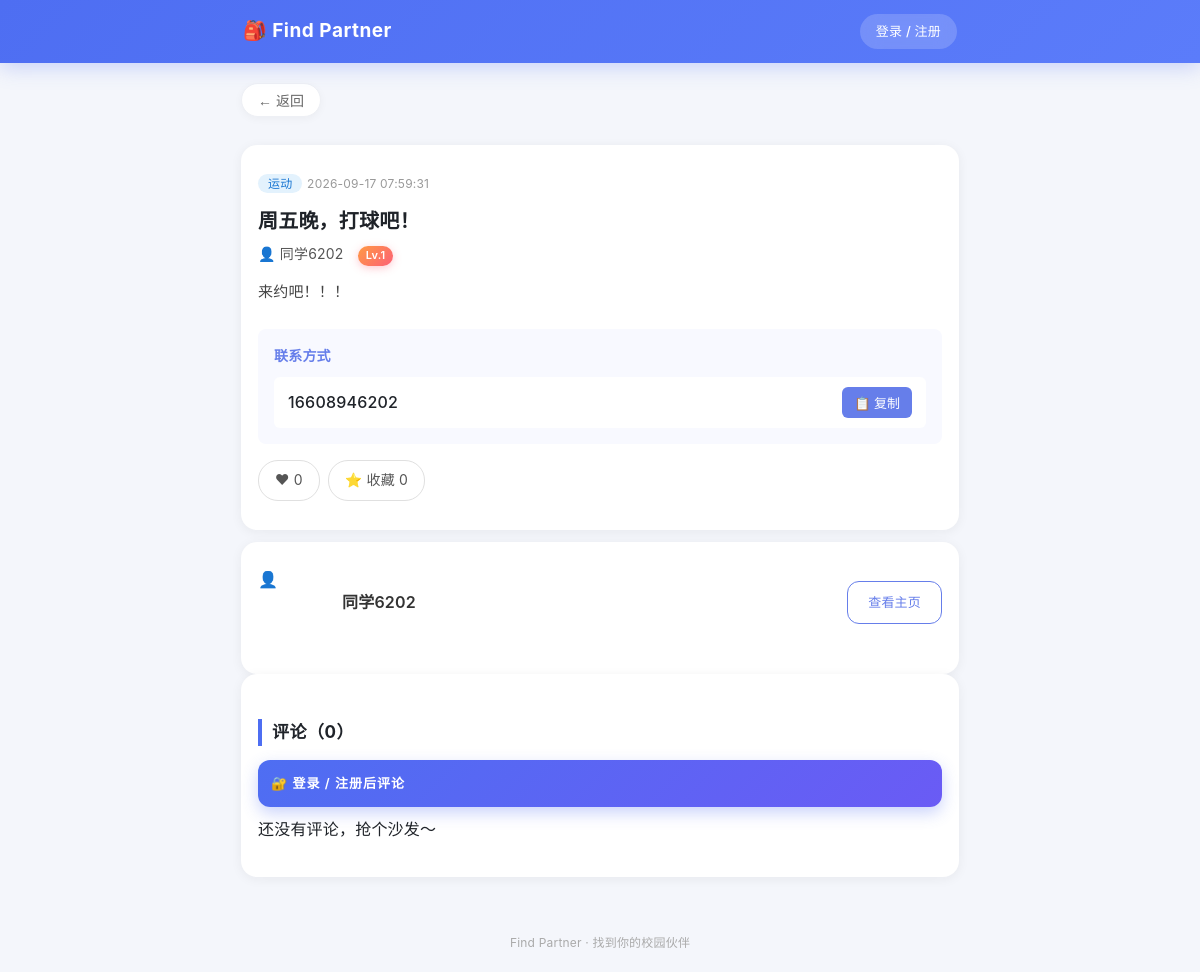
Before: /post/1 with the older database file.
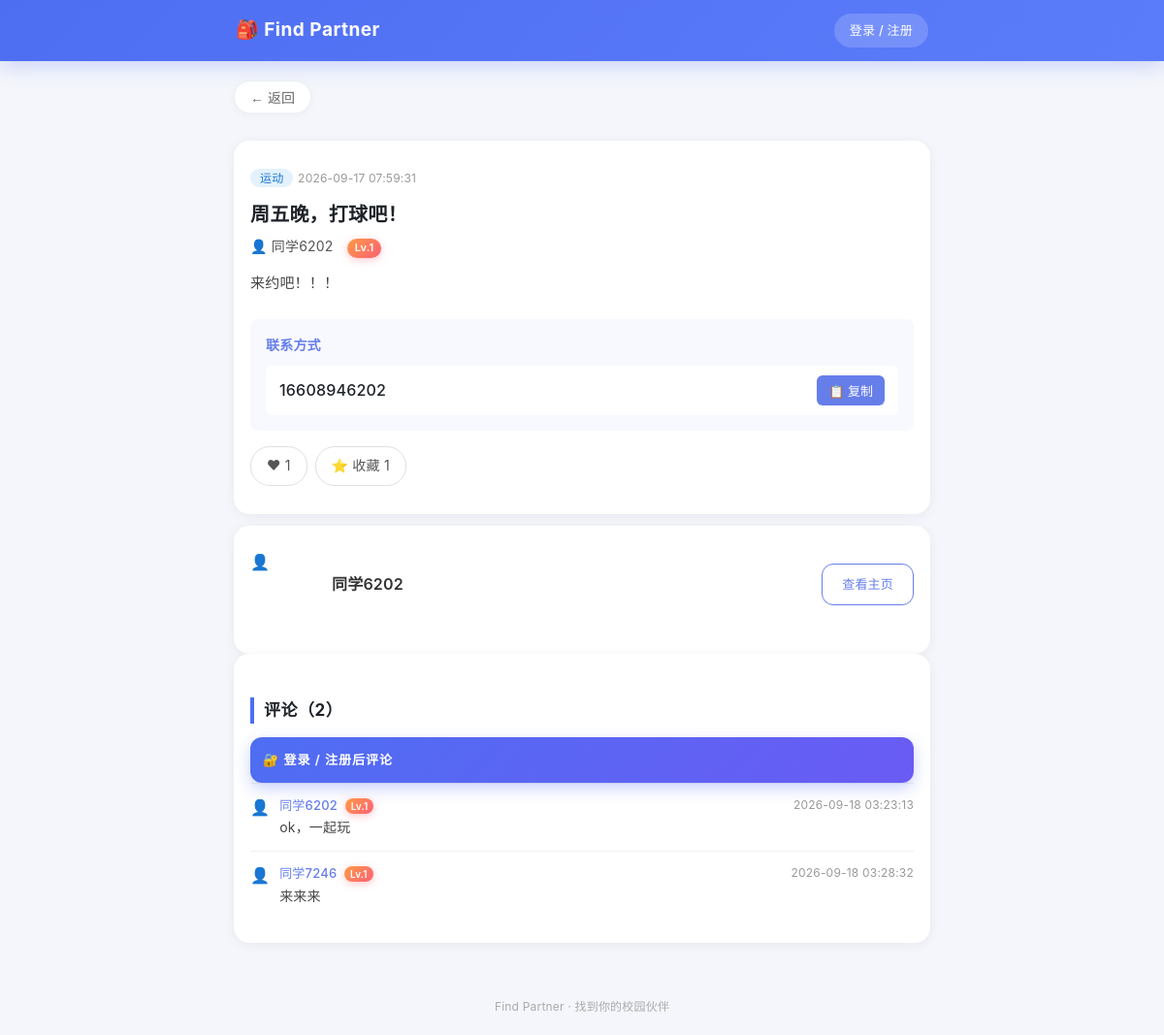
After: the same page with the newer database file.
### tables this page shows
CREATE TABLE comments (
            id INTEGER PRIMARY KEY AUTOINCREMENT,
            post_id INTEGER NOT NULL,
            user_id INTEGER NOT NULL,
            content TEXT NOT NULL,
            create_time DATETIME DEFAULT CURRENT_TIMESTAMP
        , parent_id INTEGER);

CREATE TABLE users (
            id INTEGER PRIMARY KEY AUTOINCREMENT,
            phone TEXT UNIQUE NOT NULL,
            password_hash TEXT NOT NULL,
            nickname TEXT,
            create_time DATETIME DEFAULT CURRENT_TIMESTAMP
        , credit INTEGER DEFAULT 100, age INTEGER, gender TEXT, interests TEXT, bio TEXT, avatar TEXT, contact_public INTEGER DEFAULT 1, level INTEGER DEFAULT 1, exp INTEGER DEFAULT 0, student_verified INTEGER DEFAULT 0, school TEXT, student_id TEXT, real_name TEXT, last_active DATETIME, show_online INTEGER DEFAULT 1);

### app.py (the view, shortened to what this page needs)
@app.route('/post/<int:post_id>')
def post_detail(post_id):
    conn = get_conn()
    c = conn.cursor()
    post = c.execute('''
        SELECT p.id, p.title, p.category, p.content, p.contact, p.create_time,
               u.nickname, u.id AS author_id, u.age, u.gender, u.interests,
               u.bio, u.credit, u.level, u.avatar, u.contact_public
        FROM posts p JOIN users u ON p.user_id = u.id
        WHERE p.id = ? AND p.status = 1
    ''', (post_id,)).fetchone()
    if not post:
        conn.close()
        return '帖子不存在或已删除'
    comments = c.execute('''
        SELECT cm.id, cm.content, cm.create_time, cm.parent_id,
               u.nickname, u.id AS user_id, u.avatar, u.level,
               ru.nickname AS reply_to_name
        FROM comments cm
        JOIN users u ON cm.user_id = u.id
        LEFT JOIN comments pc ON cm.parent_id = pc.id
        LEFT JOIN users ru ON pc.user_id = ru.id
        WHERE cm.post_id = ? ORDER BY cm.create_time ASC
    ''', (post_id,)).fetchall()
    like_count = c.execute('SELECT COUNT(*) AS n FROM likes WHERE post_id = ?', (post_id,)).fetchone()['n']
    fav_count = c.execute('SELECT COUNT(*) AS n FROM favorites WHERE post_id = ?', (post_id,)).fetchone()['n']
    liked = favorited = is_owner = blocked_by_author = is_following_author = False
    conn.close()
    author_interests = parse_interests(post['interests'] or '')
    contact_visible = bool(post['contact_public']) or 'user_id' in session
    return render_template('detail.html', post=post, comments=comments,
                           like_count=like_count, fav_count=fav_count,
                           liked=liked, favorited=favorited,
                           is_owner=is_owner, blocked_by_author=blocked_by_author,
                           is_following_author=is_following_author,
                           author_interests=author_interests,
                           contact_visible=contact_visible)

### app.py (called while the page is built, shortened)
def get_conn():
    conn = sqlite3.connect(DB_PATH)
    conn.row_factory = sqlite3.Row
    return conn

def parse_interests(interests_raw):
    tags = [t.strip() for t in interests_raw.replace('，', ',').split(',') if t.strip()]
    return list(dict.fromkeys(tags))

@app.before_request
def update_last_active():
    if 'user_id' in session:
        try:
            conn = get_conn()
            conn.execute('UPDATE users SET last_active = CURRENT_TIMESTAMP WHERE id = ?',
                         (session['user_id'],))
            conn.commit()
            conn.close()
        except Exception:
            pass

@app.context_processor
def inject_global_vars():
    chat_unread = 0
    return {
        'logged_in': 'user_id' in session,
        'nickname': session.get('nickname', ''),
        'avatar': session.get('avatar', ''),
        'chat_unread': chat_unread,
    }

### templates/detail.html (shortened to what the changed rows need)
{% extends "base.html" %}
{% block content %}
<div class="detail-container">
    <div class="detail-card">
        <h1 class="detail-title">{{ post.title }}</h1>
        <div class="detail-actions">
            {% if logged_in %}
            <button class="action-btn {{ 'active' if liked else '' }}" id="like-btn"
                    onclick="toggleLike()">❤ <span id="like-count">{{ like_count }}</span></button>
            <button class="action-btn {{ 'active' if favorited else '' }}" id="fav-btn"
                    onclick="toggleFav()">⭐ 收藏 <span id="fav-count">{{ fav_count }}</span></button>
            {% else %}
            <a href="/login?next=/post/{{ post.id }}" class="action-btn">❤ <span>{{ like_count }}</span></a>
            <a href="/login?next=/post/{{ post.id }}" class="action-btn">⭐ 收藏 <span>{{ fav_count }}</span></a>
            {% endif %}
        </div>
    </div>
    <div class="detail-card">
        <h3 class="section-title">评论（{{ comments|length }}）</h3>
        {% if logged_in and not blocked_by_author %}
        <form method="POST" action="/post/{{ post.id }}/comment" class="comment-form">
            <input type="hidden" name="parent_id" id="reply-parent" value="">
            <div id="reply-tip" class="reply-tip" style="display:none;">
                回复 <b id="reply-name"></b>
                <a href="javascript:void(0)" onclick="cancelReply()">取消</a>
            </div>
            <input type="text" name="content" maxlength="200" required
                   placeholder="友善评论，先聊聊再决定要不要一起玩～">
            <button type="submit" class="btn-comment">评论</button>
        </form>
        {% elif blocked_by_author %}
        <div class="tip">你已被该帖作者拉黑，无法评论</div>
        {% else %}
        <div class="tip">
            <a href="/login?next=/post/{{ post.id }}" class="btn-primary btn-sm" style="display:inline-block;">🔐 登录 / 注册后评论</a>
        </div>
        {% endif %}
        <div class="comment-list">
            {% for cm in comments %}
            <div class="comment-item">
                {% if cm.avatar %}<img src="{{ cm.avatar }}" class="mini-avatar" alt="头像">{% else %}👤{% endif %}
                <div class="comment-body">
                    <div class="comment-head">
                        <a href="/user/{{ cm.user_id }}" class="comment-name">{{ cm.nickname }} <span class="level-badge mini">Lv.{{ cm.level }}</span></a>
                        <span class="post-time">{{ cm.create_time }}</span>
                    </div>
                    <div class="comment-text">
                        {{ cm.content }}
                    </div>
                </div>
            </div>
            {% else %}
            <div class="tip" style="padding:10px 0;">还没有评论，抢个沙发～</div>
            {% endfor %}
        </div>
    </div>
</div>
{% endblock %}

Changed rows visible on the page:
added comments: nickname "同学6202", level "1", create_time "2026-09-18 03:23:13", content "ok，一起玩"
added comments: nickname "同学7246", level "1", create_time "2026-09-18 03:28:32", content "来来来"
Other visible differences:
{{ like_count }}: "0" → "1"
{{ fav_count }}: "0" → "1"
{{ comments|length }}: "0" → "2"
text no longer shown: "还没有评论，抢个沙发～"
